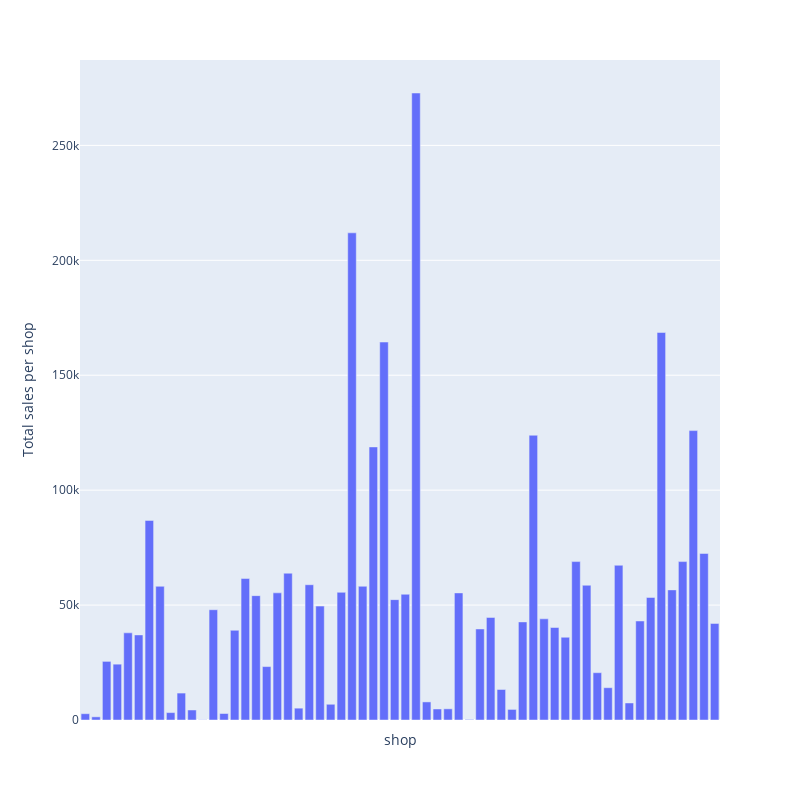

The notebook cell this image was saved under:
### Code cell
group2 = df_sales_train.groupby('shop_name').agg({'item_cnt_day': 'sum'})
fig = px.bar(group2, x = group2.index, y = 'item_cnt_day', width=800, height=800).update_layout(
    xaxis_title="shop", yaxis_title= "Total sales per shop"
)

fig.update_xaxes(showticklabels=False)
fig.show()

### Figure 1 — Plotly figure (JSON) as saved in the notebook; plotly's stock layout.template omitted (floating-point values rounded to 4 significant figures)
{"data": [{"alignmentgroup": "True", "hovertemplate": "shop_name=%{x}<br>item_cnt_day=%{y}<extra></extra>", "legendgroup": "", "marker": {"color": "#636efa", "pattern": {"shape": ""}}, "name": "", "offsetgroup": "", "orientation": "v", "showlegend": false, "textposition": "auto", "type": "bar", "x": ["!Якутск Орджоникидзе, 56 фран", "!Якутск ТЦ \"Центральный\" фран", "Адыгея ТЦ \"Мега\"", "Балашиха ТРК \"Октябрь-Киномир\"", "Волжский ТЦ \"Волга Молл\"", "Вологда ТРЦ \"Мармелад\"", "Воронеж (Плехановская, 13)", "Воронеж ТРЦ \"Максимир\"", "Воронеж ТРЦ Сити-Парк \"Град\"", "Выездная Торговля", "Жуковский ул. Чкалова 39м?", "Жуковский ул. Чкалова 39м²", "Интернет-магазин ЧС", "Казань ТЦ \"Бехетле\"", "Казань ТЦ \"ПаркХаус\" II", "Калуга ТРЦ \"XXI век\"", "Коломна ТЦ \"Рио\"", "Красноярск ТЦ \"Взлетка Плаза\"", "Красноярск ТЦ \"Июнь\"", "Курск ТЦ \"Пушкинский\"", "Москва \"Распродажа\"", "Москва МТРЦ \"Афи Молл\"", "Москва Магазин С21", "Москва ТК \"Буденовский\" (пав.А2)", "Москва ТК \"Буденовский\" (пав.К7)", "Москва ТРК \"Атриум\"", "Москва ТЦ \"Ареал\" (Беляево)", "Москва ТЦ \"МЕГА Белая Дача II\"", "Москва ТЦ \"МЕГА Теплый Стан\" II", "Москва ТЦ \"Новый век\" (Новокосино)", "Москва ТЦ \"Перловский\"", "Москва ТЦ \"Семеновский\"", "Москва ТЦ \"Серебряный Дом\"", "Мытищи ТРК \"XL-3\"", "Н.Новгород ТРЦ \"РИО\"", "Н.Новгород ТРЦ \"Фантастика\"", "Новосибирск ТРЦ \"Галерея Новосибирск\"", "Новосибирск ТЦ \"Мега\"", "Омск ТЦ \"Мега\"", "РостовНаДону ТРК \"Мегацентр Горизонт\"", "РостовНаДону ТРК \"Мегацентр Горизонт\" Островной", "РостовНаДону ТЦ \"Мега\"", "СПб ТК \"Невский Центр\"", "СПб ТК \"Сенная\"", "Самара ТЦ \"Мелодия\"", "Самара ТЦ \"ПаркХаус\"", "Сергиев Посад ТЦ \"7Я\"", "Сургут ТРЦ \"Сити Молл\"", "Томск ТРЦ \"Изумрудный Город\"", "Тюмень ТРЦ \"Кристалл\"", "Тюмень ТЦ \"Гудвин\"", "Тюмень ТЦ \"Зеленый Берег\"", "Уфа ТК \"Центральный\"", "Уфа ТЦ \"Семья\" 2", "Химки ТЦ \"Мега\"", "Цифровой склад 1С-Онлайн", "Чехов ТРЦ \"Карнавал\"", "Якутск Орджоникидзе, 56", "Якутск ТЦ \"Центральный\"", "Ярославль ТЦ \"Альтаир\""], "xaxis": "x", "y": [2740, 1378, 25503, 24289, 37921, 37017, 86834, 58163, 3220, 11717, 4357, 97, 47977, 2828, 39023, 61538, 54108, 23243, 55317, 63864, 5152, 58858, 49562, 6845, 55547, 211947, 58175, 118812, 164437, 52371, 54713, 272787, 7872, 4793, 4863, 55298, 242, 39608, 44620, 13275, 4605, 42682, 123889, 44016, 40244, 36001, 68920, 58629, 20583, 14054, 67312, 7404, 43077, 53311, 168575, 56609, 68918, 125907, 72446, 42014], "yaxis": "y"}], "layout": {"barmode": "relative", "height": 800, "legend": {"tracegroupgap": 0}, "margin": {"t": 60}, "width": 800, "xaxis": {"anchor": "y", "domain": [0, 1], "showticklabels": false, "title": {"text": "shop"}}, "yaxis": {"anchor": "x", "domain": [0, 1], "title": {"text": "Total sales per shop"}}}}
